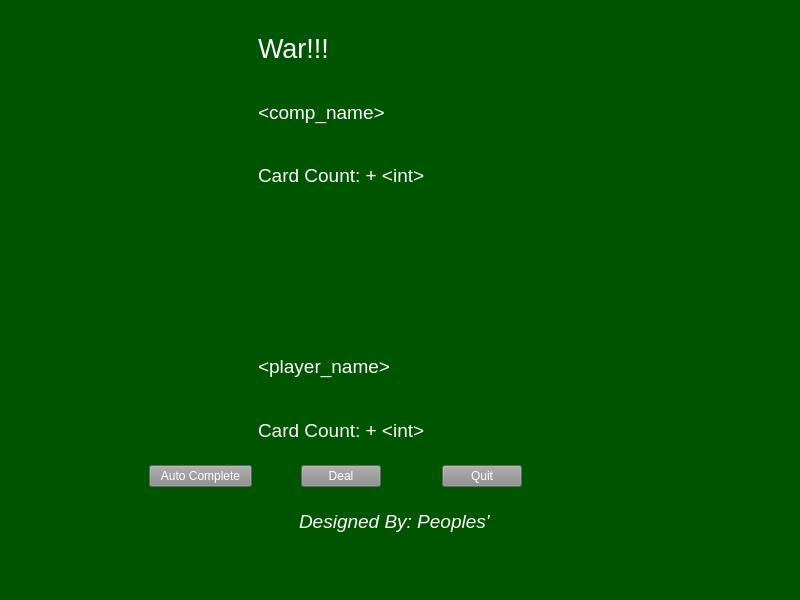
<?xml version="1.0" encoding="UTF-8"?>

<!--
LICENSE (MIT License):

Copyright 2018 Jason Gilbert, Ryan Concienne, and Douglas Bowman

Permission is hereby granted, free of charge, to any person obtaining a copy of 
this software and associated documentation files (the "Software"), to deal in 
the Software without restriction, including without limitation the rights to 
use, copy, modify, merge, publish, distribute, sublicense, and/or sell copies 
of the Software, and to permit persons to whom the Software is furnished to do 
so, subject to the following conditions:

The above copyright notice and this permission notice shall be included in all 
copies or substantial portions of the Software.

THE SOFTWARE IS PROVIDED "AS IS", WITHOUT WARRANTY OF ANY KIND, EXPRESS OR 
IMPLIED, INCLUDING BUT NOT LIMITED TO THE WARRANTIES OF MERCHANTABILITY, 
FITNESS FOR A PARTICULAR PURPOSE AND NONINFRINGEMENT. IN NO EVENT SHALL THE 
AUTHORS OR COPYRIGHT HOLDERS BE LIABLE FOR ANY CLAIM, DAMAGES OR OTHER 
LIABILITY, WHETHER IN AN ACTION OF CONTRACT, TORT OR OTHERWISE, ARISING FROM, 
OUT OF OR IN CONNECTION WITH THE SOFTWARE OR THE USE OR OTHER DEALINGS IN THE 
SOFTWARE.
-->

<ui version="4.0">
 <class>MainWindow</class>
 <widget class="QMainWindow" name="MainWindow">
  <property name="geometry">
   <rect>
    <x>0</x>
    <y>0</y>
    <width>800</width>
    <height>600</height>
   </rect>
  </property>
  <property name="windowTitle">
   <string>MainWindow</string>
  </property>
  <property name="styleSheet">
   <string notr="true">background-color: rgb(0, 85, 0);</string>
  </property>
  <widget class="QWidget" name="centralwidget">
   <widget class="QWidget" name="">
    <property name="geometry">
     <rect>
      <x>40</x>
      <y>20</y>
      <width>711</width>
      <height>531</height>
     </rect>
    </property>
    <layout class="QGridLayout" name="gridLayout">
     <item row="11" column="2" alignment="Qt::AlignHCenter|Qt::AlignVCenter">
      <widget class="QLabel" name="playerDeckMain">
       <property name="text">
        <string>&lt;html&gt;&lt;head/&gt;&lt;body&gt;&lt;p&gt;&lt;img src=&quot;:/Main/production/blueBackVert.bmp&quot;/&gt;&lt;/p&gt;&lt;/body&gt;&lt;/html&gt;</string>
       </property>
      </widget>
     </item>
     <item row="4" column="3">
      <widget class="QLabel" name="computerNameLabel">
       <property name="text">
        <string>&lt;html&gt;&lt;head/&gt;&lt;body&gt;&lt;p&gt;&lt;span style=&quot; font-size:14pt; color:#ffffff;&quot;&gt;&amp;lt;comp_name&amp;gt;&lt;/span&gt;&lt;/p&gt;&lt;/body&gt;&lt;/html&gt;</string>
       </property>
      </widget>
     </item>
     <item row="2" column="3">
      <widget class="QLabel" name="warTitle">
       <property name="styleSheet">
        <string notr="true">background-image: url(:/Main/q02th.jpg);</string>
       </property>
       <property name="text">
        <string>&lt;html&gt;&lt;head/&gt;&lt;body&gt;&lt;p&gt;&lt;span style=&quot; font-size:20pt; color:#ffffff;&quot;&gt;War!!!&lt;/span&gt;&lt;/p&gt;&lt;/body&gt;&lt;/html&gt;</string>
       </property>
      </widget>
     </item>
     <item row="11" column="4" alignment="Qt::AlignHCenter">
      <widget class="QLabel" name="playerDeckDiscard">
       <property name="text">
        <string>&lt;html&gt;&lt;head/&gt;&lt;body&gt;&lt;p&gt;&lt;img src=&quot;:/Main/production/blueBackVert.bmp&quot;/&gt;&lt;/p&gt;&lt;/body&gt;&lt;/html&gt;</string>
       </property>
      </widget>
     </item>
     <item row="10" column="4" alignment="Qt::AlignHCenter">
      <widget class="QLabel" name="compDeckDiscard">
       <property name="text">
        <string>&lt;html&gt;&lt;head/&gt;&lt;body&gt;&lt;p&gt;&lt;img src=&quot;:/Main/production/blueBackVert.bmp&quot;/&gt;&lt;/p&gt;&lt;/body&gt;&lt;/html&gt;</string>
       </property>
      </widget>
     </item>
     <item row="10" column="3" alignment="Qt::AlignHCenter|Qt::AlignVCenter">
      <widget class="QLabel" name="compDeckActive">
       <property name="text">
        <string>&lt;html&gt;&lt;head/&gt;&lt;body&gt;&lt;p&gt;&lt;img src=&quot;:/Main/production/blueBackVert.bmp&quot;/&gt;&lt;/p&gt;&lt;/body&gt;&lt;/html&gt;</string>
       </property>
      </widget>
     </item>
     <item row="14" column="3">
      <layout class="QVBoxLayout" name="verticalLayout">
       <item>
        <widget class="QLabel" name="palyerNameLabel">
         <property name="text">
          <string>&lt;html&gt;&lt;head/&gt;&lt;body&gt;&lt;p&gt;&lt;span style=&quot; font-size:14pt; color:#ffffff;&quot;&gt;&amp;lt;player_name&amp;gt;&lt;/span&gt;&lt;/p&gt;&lt;/body&gt;&lt;/html&gt;</string>
         </property>
        </widget>
       </item>
      </layout>
     </item>
     <item row="10" column="2" alignment="Qt::AlignHCenter">
      <widget class="QLabel" name="compDeckMain">
       <property name="text">
        <string>&lt;html&gt;&lt;head/&gt;&lt;body&gt;&lt;p&gt;&lt;img src=&quot;:/Main/production/blueBackVert.bmp&quot;/&gt;&lt;/p&gt;&lt;/body&gt;&lt;/html&gt;</string>
       </property>
      </widget>
     </item>
     <item row="16" column="2">
      <widget class="QPushButton" name="autoCompletPushButton">
       <property name="styleSheet">
        <string notr="true">color: rgb(255, 255, 255);
background-color: rgb(138, 138, 138);</string>
       </property>
       <property name="text">
        <string>Auto Complete</string>
       </property>
      </widget>
     </item>
     <item row="11" column="3" alignment="Qt::AlignHCenter|Qt::AlignVCenter">
      <widget class="QLabel" name="playerDeckActive">
       <property name="text">
        <string>&lt;html&gt;&lt;head/&gt;&lt;body&gt;&lt;p&gt;&lt;img src=&quot;:/Main/production/blueBackVert.bmp&quot;/&gt;&lt;/p&gt;&lt;/body&gt;&lt;/html&gt;</string>
       </property>
      </widget>
     </item>
     <item row="18" column="1" colspan="6" alignment="Qt::AlignHCenter">
      <widget class="QLabel" name="DesignedByLabel">
       <property name="text">
        <string>&lt;html&gt;&lt;head/&gt;&lt;body&gt;&lt;p&gt;&lt;span style=&quot; font-size:14pt; font-style:italic; color:#ffffff;&quot;&gt;Designed By: Peoples'&lt;/span&gt;&lt;/p&gt;&lt;/body&gt;&lt;/html&gt;</string>
       </property>
      </widget>
     </item>
     <item row="16" column="4" alignment="Qt::AlignHCenter">
      <widget class="QPushButton" name="quitPushButton">
       <property name="styleSheet">
        <string notr="true">color: rgb(255, 255, 255);
background-color: rgb(138, 138, 138);</string>
       </property>
       <property name="text">
        <string>Quit</string>
       </property>
      </widget>
     </item>
     <item row="16" column="3" alignment="Qt::AlignHCenter">
      <widget class="QPushButton" name="dealPushButton">
       <property name="styleSheet">
        <string notr="true">color: rgb(255, 255, 255);
background-color: rgb(138, 138, 138);</string>
       </property>
       <property name="text">
        <string>Deal</string>
       </property>
      </widget>
     </item>
     <item row="10" column="1">
      <layout class="QVBoxLayout" name="verticalLayout_3"/>
     </item>
     <item row="2" column="1">
      <layout class="QVBoxLayout" name="verticalLayout_2"/>
     </item>
     <item row="5" column="3">
      <widget class="QLabel" name="cardCountCompLabel">
       <property name="text">
        <string>&lt;html&gt;&lt;head/&gt;&lt;body&gt;&lt;p&gt;&lt;span style=&quot; font-size:14pt; color:#ffffff;&quot;&gt;Card Count: + &amp;lt;int&amp;gt;&lt;/span&gt;&lt;/p&gt;&lt;/body&gt;&lt;/html&gt;</string>
       </property>
      </widget>
     </item>
     <item row="15" column="3">
      <widget class="QLabel" name="cardCountPlayerLabel">
       <property name="text">
        <string>&lt;html&gt;&lt;head/&gt;&lt;body&gt;&lt;p&gt;&lt;span style=&quot; font-size:14pt; color:#ffffff;&quot;&gt;Card Count: + &amp;lt;int&amp;gt;&lt;/span&gt;&lt;/p&gt;&lt;/body&gt;&lt;/html&gt;</string>
       </property>
      </widget>
     </item>
    </layout>
   </widget>
   <zorder>layoutWidget</zorder>
   <zorder>layoutWidget</zorder>
   <zorder>layoutWidget</zorder>
   <zorder>autoCompletPushButton</zorder>
   <zorder>dealPushButton</zorder>
   <zorder>warTitle</zorder>
   <zorder>playerDeckDiscard</zorder>
   <zorder>DesignedByLabel</zorder>
   <zorder>compDeckActive</zorder>
   <zorder></zorder>
  </widget>
  <widget class="QStatusBar" name="statusbar"/>
 </widget>
 <resources>
  <include location="../resources/re1.qrc"/>
 </resources>
 <connections/>
</ui>
